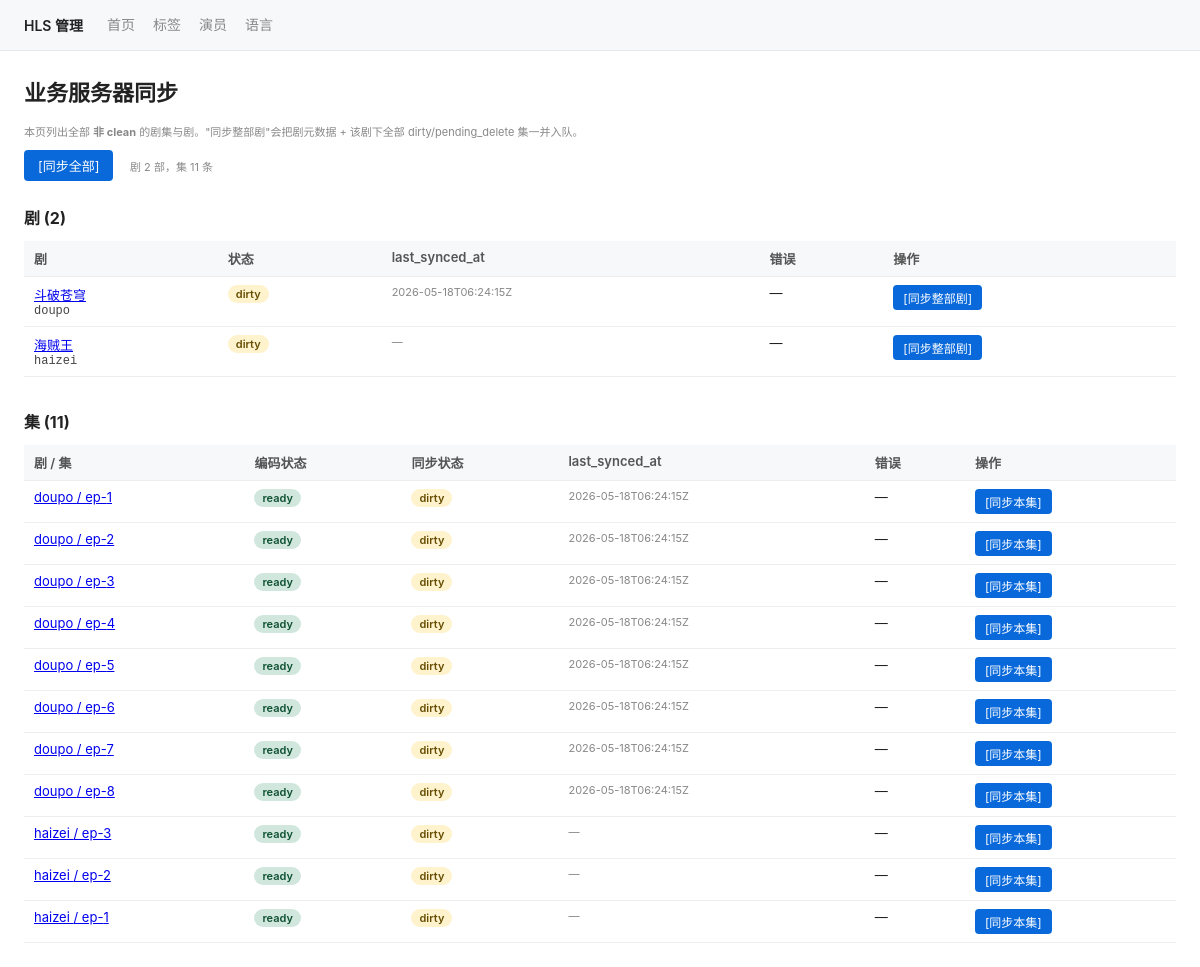
The app's page /admin/sync, older data.
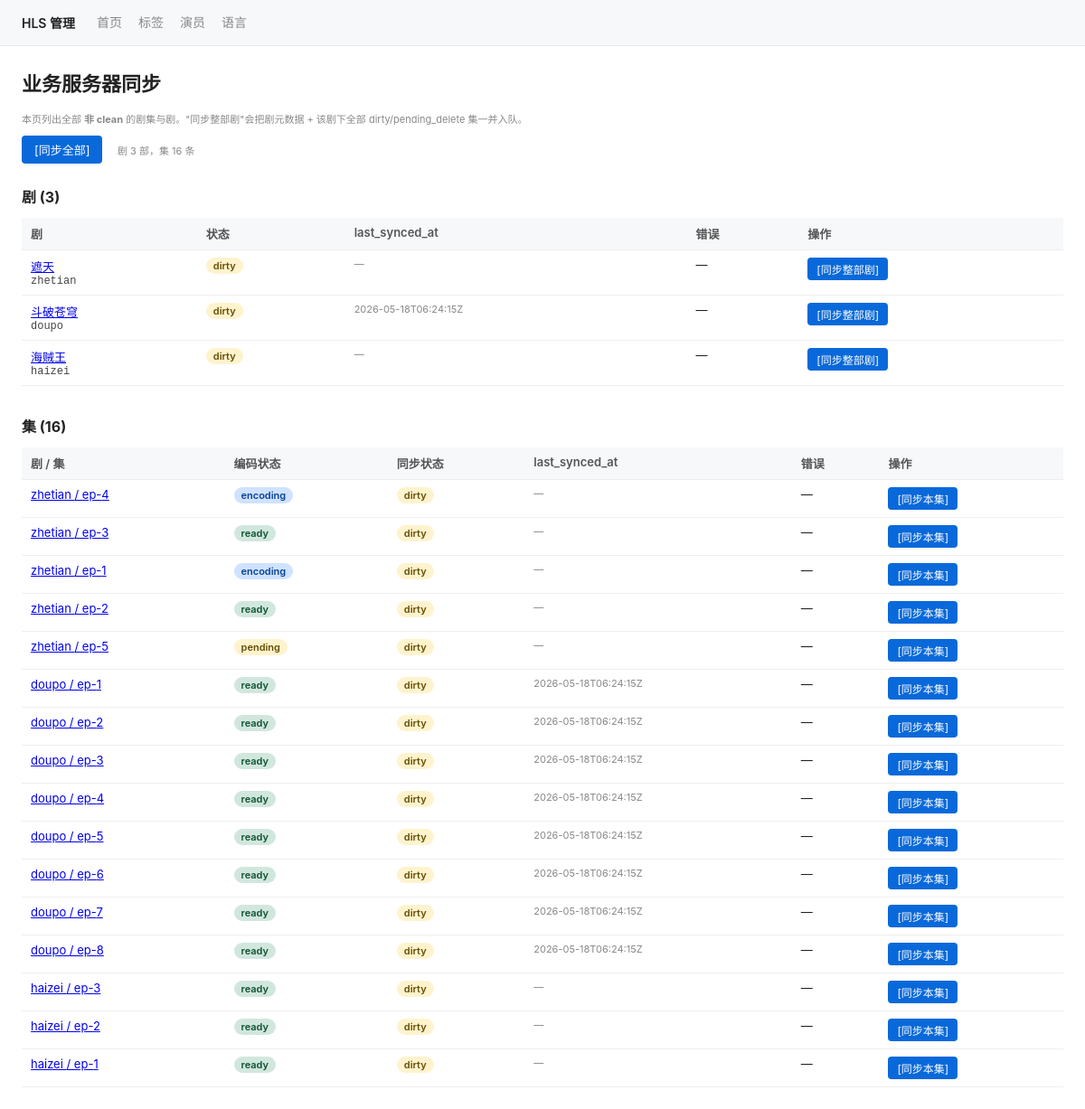
The same page, newer data.
### tables this page shows
CREATE TABLE dramas (
  slug             TEXT    PRIMARY KEY,
  default_lang     TEXT    NOT NULL,
  -- business-server-sync (step 6): drama-level sync state machine.
  -- Values: 'dirty' / 'syncing' / 'clean' / 'sync_failed' / 'pending_delete'.
  -- A fresh drama starts 'dirty'. Library cascades flip to 'dirty' (skipping
  -- 'pending_delete'). The sync worker is the only writer of 'syncing' /
  -- 'clean' / 'sync_failed' transitions.
  sync_status      TEXT    NOT NULL DEFAULT 'dirty',
  sync_error       TEXT,
  last_synced_at   TEXT,
  created_at       TEXT    NOT NULL,
  updated_at       TEXT    NOT NULL, free_episodes INTEGER NOT NULL DEFAULT 3,
  FOREIGN KEY (default_lang) REFERENCES languages(code) ON DELETE RESTRICT
);

CREATE TABLE episodes (
  id               INTEGER PRIMARY KEY AUTOINCREMENT,
  drama_slug       TEXT    NOT NULL,
  ep_number        INTEGER NOT NULL,
  episode_id       TEXT    NOT NULL UNIQUE,
  status           TEXT    NOT NULL,
  duration_ms      INTEGER,
  play_url         TEXT,
  key_uri          TEXT,
  key_b64          TEXT,
  iv_hex           TEXT,
  cover_url        TEXT,
  width            INTEGER,
  height           INTEGER,
  source_filename  TEXT,
  error_message    TEXT,
  -- business-server-sync (step 6): episode-level sync state machine. Mirrors
  -- the dramas columns above. Independent from the drama row's sync_status.
  sync_status      TEXT    NOT NULL DEFAULT 'dirty',
  sync_error       TEXT,
  last_synced_at   TEXT,
  created_at       TEXT    NOT NULL,
  updated_at       TEXT    NOT NULL, progress TEXT, source_path TEXT,
  UNIQUE(drama_slug, ep_number),
  FOREIGN KEY (drama_slug) REFERENCES dramas(slug) ON DELETE RESTRICT
);

### app/routers/sync.py (the view)
@router.get("/admin/sync", response_class=HTMLResponse)
async def sync_overview(request: Request) -> HTMLResponse:
    dramas = db.list_dramas_needing_sync()
    episodes = db.list_episodes_needing_sync_all()
    return _TEMPLATES.TemplateResponse(
        request,
        "sync.html",
        {
            "dramas": dramas,
            "episodes": episodes,
            "sync_enabled": bool(settings.business_sync_base_url),
            "nav_active": "sync",
        },
    )

### app/templates/sync.html (shortened to what this page needs)
{% extends "_base.html" %}
{% block content %}
<h1>业务服务器同步</h1>
<p class="meta">
  本页列出全部 <strong>非 clean</strong> 的剧集与剧。"同步整部剧"会把剧元数据 + 该剧下全部 dirty/pending_delete 集一并入队。
</p>
<div style="margin-bottom: 16px;">
  <button id="btn-sync-all" class="btn btn-primary" {% if not sync_enabled or (dramas|length == 0 and episodes|length == 0) %}disabled{% endif %}>
    [同步全部]
  </button>
  <span class="meta" style="margin-left: 12px;">
    剧 {{ dramas|length }} 部，集 {{ episodes|length }} 条
  </span>
</div>
<h2>剧 ({{ dramas|length }})</h2>
{% if dramas %}
<table>
  <thead>
    <tr>
      <th>剧</th>
      <th>状态</th>
      <th>last_synced_at</th>
      <th>错误</th>
      <th class="actions-col">操作</th>
    </tr>
  </thead>
  <tbody>
    {% for d in dramas %}
    <tr data-slug="{{ d.slug }}">
      <td>
        <a href="/admin/dramas/{{ d.slug }}">{{ d.name or d.slug }}</a>
        <div class="meta mono">{{ d.slug }}</div>
      </td>
      <td><span class="sync-badge {{ d.sync_status }}">{{ d.sync_status }}</span></td>
      <td class="meta">{{ d.last_synced_at or '—' }}</td>
      <td>
        {% if d.sync_error %}
          <details class="error">
            <summary class="meta">查看错误</summary>
            <pre>{{ d.sync_error }}</pre>
          </details>
        {% else %}—{% endif %}
      </td>
      <td class="actions-col">
        <button class="btn btn-sm btn-primary btn-sync-drama" data-slug="{{ d.slug }}" {% if not sync_enabled %}disabled{% endif %}>
          [同步整部剧]
        </button>
      </td>
    </tr>
    {% endfor %}
  </tbody>
</table>
{% else %}
<p class="meta">所有剧均为 clean。</p>
{% endif %}
<h2 style="margin-top: 32px;">集 ({{ episodes|length }})</h2>
{% if episodes %}
<table>
  <thead>
    <tr>
      <th>剧 / 集</th>
      <th>编码状态</th>
      <th>同步状态</th>
      <th>last_synced_at</th>
      <th>错误</th>
      <th class="actions-col">操作</th>
    </tr>
  </thead>
  <tbody>
    {% for e in episodes %}
    <tr data-slug="{{ e.drama_slug }}" data-ep="{{ e.ep_number }}">
      <td>
        <a href="/admin/dramas/{{ e.drama_slug }}/episodes/{{ e.ep_number }}">
          {{ e.drama_slug }} / ep-{{ e.ep_number }}
        </a>
      </td>
      <td><span class="badge {{ e.status }}">{{ e.status }}</span></td>
      <td><span class="sync-badge {{ e.sync_status }}">{{ e.sync_status }}</span></td>
      <td class="meta">{{ e.last_synced_at or '—' }}</td>
      <td>
        {% if e.sync_error %}
          <details class="error">
            <summary class="meta">查看错误</summary>
            <pre>{{ e.sync_error }}</pre>
          </details>
        {% else %}—{% endif %}
      </td>
      <td class="actions-col">
        <button class="btn btn-sm btn-primary btn-sync-ep" data-slug="{{ e.drama_slug }}" data-ep="{{ e.ep_number }}" {% if not sync_enabled %}disabled{% endif %}>
          [同步本集]
        </button>
      </td>
    </tr>
    {% endfor %}
  </tbody>
</table>
{% else %}
<p class="meta">所有集均为 clean。</p>
{% endif %}
{% endblock %}

### app/templates/_base.html (shortened to what this page needs)
<!DOCTYPE html>
<html lang="zh-CN">
<head>
    <link rel="stylesheet" href="/static/admin.css">
</head>
<body>
{% set nav_active = nav_active|default('') %}
<nav class="topnav">
    <span class="brand">HLS 管理</span>
    <a href="/admin"           class="{{ 'active' if nav_active == 'home' }}">首页</a>
    <a href="/admin/tags"      class="{{ 'active' if nav_active == 'tags' }}">标签</a>
    <a href="/admin/actors"    class="{{ 'active' if nav_active == 'actors' }}">演员</a>
    <a href="/admin/languages" class="{{ 'active' if nav_active == 'languages' }}">语言</a>
</nav>
<main>
{% block content %}{% endblock %}
</main>
</body>
</html>

### app/static/admin.css (style rules this page uses)
:root { --bg: #ffffff; --bg-alt: #f6f8fa; --bg-strip: #e9ecef; --fg: #222; --fg-meta: #888; --fg-mono: #444; --accent: #0969da; --success: #1f883d; --danger: #d73a49; --warning-bg: #fff3cd; --warning-fg: #664d03; --info-bg: #cfe2ff; --info-fg: #084298; --ready-bg: #d1e7dd; --ready-fg: #0f5132; --error-bg: #f8d7da; --error-fg: #842029; --border: #e5e7eb; }
* { box-sizing: border-box; }
body { font-family: -apple-system, "PingFang SC", "Helvetica Neue", sans-serif; margin: 0; color: var(--fg); background: var(--bg); }
main { padding: 24px; max-width: 1200px; margin: 0 auto; }
h1 { margin: 0 0 16px; font-size: 22px; }
h2 { margin: 24px 0 12px; font-size: 16px; }
nav.topnav { display: flex; align-items: center; padding: 10px 24px; background: var(--bg-alt); border-bottom: 1px solid var(--border); font-size: 14px; }
nav.topnav .brand { font-weight: 600; margin-right: 24px; }
nav.topnav a { color: var(--fg-meta); text-decoration: none; margin-right: 18px; padding: 4px 0; border-bottom: 2px solid transparent; }
button, .btn { padding: 6px 14px; border: 0; border-radius: 4px; font-size: 13px; cursor: pointer; font-family: inherit; color: white; background: var(--accent); }
.btn-primary { background: var(--accent); }
.btn-sm { padding: 4px 10px; font-size: 12px; }
table { width: 100%; border-collapse: collapse; font-size: 13px; }
table th, table td { padding: 8px 10px; border-bottom: 1px solid #eee; text-align: left; vertical-align: top; }
table th { background: var(--bg-alt); font-weight: 600; color: #555; }
.badge { display: inline-block; padding: 2px 8px; border-radius: 10px; font-size: 11px; font-weight: 600; }
.badge.pending { background: var(--warning-bg); color: var(--warning-fg); }
.badge.encoding { background: var(--info-bg); color: var(--info-fg); }
.badge.ready { background: var(--ready-bg); color: var(--ready-fg); }
.sync-badge { display: inline-block; padding: 2px 8px; border-radius: 10px; font-size: 11px; font-weight: 600; }
.sync-badge.dirty { background: var(--warning-bg); color: var(--warning-fg); }
.meta { color: var(--fg-meta); font-size: 11px; }
.mono { font-family: ui-monospace, Menlo, monospace; font-size: 12px; color: var(--fg-mono); }
.actions-col { white-space: nowrap; }

Row changes from the older to the newer data that the page shows:
added dramas: name "遮天", slug "zhetian", sync_status "dirty", last_synced_at "—"
added episodes: drama_slug "zhetian", ep_number "4", status "encoding", sync_status "dirty", last_synced_at "—"
added episodes: drama_slug "zhetian", ep_number "3", status "ready", sync_status "dirty", last_synced_at "—"
added episodes: drama_slug "zhetian", ep_number "1", status "encoding", sync_status "dirty", last_synced_at "—"
added episodes: drama_slug "zhetian", ep_number "2", status "ready", sync_status "dirty", last_synced_at "—"
added episodes: drama_slug "zhetian", ep_number "5", status "pending", sync_status "dirty", last_synced_at "—"
Text that changed along with them:
{{ dramas|length }}: "2" → "3"
{{ episodes|length }}: "11" → "16"
